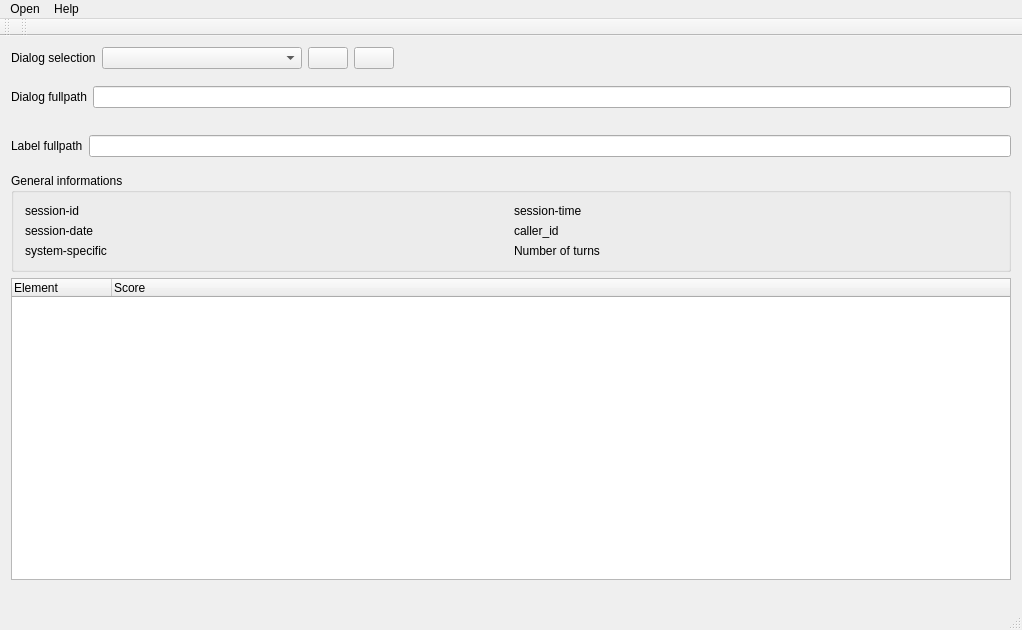
<?xml version="1.0" encoding="UTF-8"?>
<ui version="4.0">
 <class>MainWindow</class>
 <widget class="QMainWindow" name="MainWindow">
  <property name="geometry">
   <rect>
    <x>0</x>
    <y>0</y>
    <width>1022</width>
    <height>630</height>
   </rect>
  </property>
  <property name="windowTitle">
   <string>Dialog State Tracker JSON viewer</string>
  </property>
  <widget class="QWidget" name="centralWidget">
   <layout class="QVBoxLayout" name="verticalLayout_2">
    <item>
     <layout class="QVBoxLayout" name="verticalLayout">
      <property name="bottomMargin">
       <number>17</number>
      </property>
      <item>
       <layout class="QHBoxLayout" name="horizontalLayout">
        <item>
         <widget class="QLabel" name="label">
          <property name="text">
           <string>Dialog selection</string>
          </property>
         </widget>
        </item>
        <item>
         <widget class="QComboBox" name="dialog_combBox">
          <property name="minimumSize">
           <size>
            <width>200</width>
            <height>0</height>
           </size>
          </property>
         </widget>
        </item>
        <item>
         <widget class="QPushButton" name="dialog_prevButton">
          <property name="text">
           <string/>
          </property>
          <property name="icon">
           <iconset resource="ressource.qrc">
            <normaloff>:/Button-Previous-icon.png</normaloff>:/Button-Previous-icon.png</iconset>
          </property>
         </widget>
        </item>
        <item>
         <widget class="QPushButton" name="dialog_nextButton">
          <property name="text">
           <string/>
          </property>
          <property name="icon">
           <iconset resource="ressource.qrc">
            <normaloff>:/Button-Next-icon.png</normaloff>:/Button-Next-icon.png</iconset>
          </property>
         </widget>
        </item>
        <item>
         <spacer name="horizontalSpacer">
          <property name="orientation">
           <enum>Qt::Horizontal</enum>
          </property>
          <property name="sizeHint" stdset="0">
           <size>
            <width>40</width>
            <height>20</height>
           </size>
          </property>
         </spacer>
        </item>
       </layout>
      </item>
      <item>
       <layout class="QHBoxLayout" name="horizontalLayout_2">
        <property name="topMargin">
         <number>11</number>
        </property>
        <property name="bottomMargin">
         <number>11</number>
        </property>
        <item>
         <widget class="QLabel" name="label_8">
          <property name="text">
           <string>Dialog fullpath</string>
          </property>
         </widget>
        </item>
        <item>
         <widget class="QLineEdit" name="dialog_fullpath">
          <property name="readOnly">
           <bool>true</bool>
          </property>
         </widget>
        </item>
       </layout>
      </item>
      <item>
       <layout class="QHBoxLayout" name="horizontalLayout_3">
        <property name="topMargin">
         <number>10</number>
        </property>
        <property name="bottomMargin">
         <number>10</number>
        </property>
        <item>
         <widget class="QLabel" name="label_9">
          <property name="text">
           <string>Label fullpath</string>
          </property>
         </widget>
        </item>
        <item>
         <widget class="QLineEdit" name="labels_fullpath">
          <property name="readOnly">
           <bool>true</bool>
          </property>
         </widget>
        </item>
       </layout>
      </item>
      <item>
       <widget class="QGroupBox" name="groupBox">
        <property name="title">
         <string>General informations</string>
        </property>
        <layout class="QGridLayout" name="gridLayout_2">
         <item row="0" column="0">
          <layout class="QGridLayout" name="gridLayout">
           <item row="0" column="0">
            <widget class="QLabel" name="label_2">
             <property name="text">
              <string>session-id</string>
             </property>
            </widget>
           </item>
           <item row="1" column="1">
            <widget class="QLabel" name="session_date_label">
             <property name="text">
              <string/>
             </property>
            </widget>
           </item>
           <item row="0" column="1">
            <widget class="QLabel" name="sessions_id_label">
             <property name="text">
              <string/>
             </property>
            </widget>
           </item>
           <item row="0" column="3">
            <widget class="QLabel" name="session_time_label">
             <property name="text">
              <string/>
             </property>
            </widget>
           </item>
           <item row="0" column="2">
            <widget class="QLabel" name="label_3">
             <property name="text">
              <string>session-time</string>
             </property>
            </widget>
           </item>
           <item row="1" column="3">
            <widget class="QLabel" name="caller_id_label">
             <property name="text">
              <string/>
             </property>
            </widget>
           </item>
           <item row="1" column="2">
            <widget class="QLabel" name="label_5">
             <property name="text">
              <string>caller_id</string>
             </property>
            </widget>
           </item>
           <item row="1" column="0">
            <widget class="QLabel" name="label_4">
             <property name="text">
              <string>session-date</string>
             </property>
            </widget>
           </item>
           <item row="2" column="0">
            <widget class="QLabel" name="label_6">
             <property name="text">
              <string>system-specific</string>
             </property>
            </widget>
           </item>
           <item row="2" column="1">
            <widget class="QLabel" name="system_specific_label">
             <property name="text">
              <string/>
             </property>
            </widget>
           </item>
           <item row="2" column="2">
            <widget class="QLabel" name="label_7">
             <property name="text">
              <string>Number of turns</string>
             </property>
            </widget>
           </item>
           <item row="2" column="3">
            <widget class="QLabel" name="number_of_turns_label">
             <property name="text">
              <string/>
             </property>
            </widget>
           </item>
          </layout>
         </item>
        </layout>
       </widget>
      </item>
      <item>
       <widget class="QTreeWidget" name="dialog_tree_view">
        <column>
         <property name="text">
          <string>Element</string>
         </property>
        </column>
        <column>
         <property name="text">
          <string>Score</string>
         </property>
        </column>
       </widget>
      </item>
     </layout>
    </item>
   </layout>
  </widget>
  <widget class="QMenuBar" name="menuBar">
   <property name="geometry">
    <rect>
     <x>0</x>
     <y>0</y>
     <width>1022</width>
     <height>25</height>
    </rect>
   </property>
   <widget class="QMenu" name="menuFile">
    <property name="title">
     <string>Open</string>
    </property>
    <addaction name="actionOpen_ontology"/>
    <addaction name="actionOpen_dialogs"/>
    <addaction name="actionOpen_tracker_output"/>
    <addaction name="actionQuit"/>
   </widget>
   <widget class="QMenu" name="menuHelp">
    <property name="title">
     <string>Help</string>
    </property>
    <addaction name="actionManual"/>
   </widget>
   <addaction name="menuFile"/>
   <addaction name="menuHelp"/>
  </widget>
  <widget class="QToolBar" name="mainToolBar">
   <attribute name="toolBarArea">
    <enum>TopToolBarArea</enum>
   </attribute>
   <attribute name="toolBarBreak">
    <bool>false</bool>
   </attribute>
  </widget>
  <widget class="QStatusBar" name="statusBar"/>
  <widget class="QToolBar" name="toolBar">
   <property name="windowTitle">
    <string>toolBar</string>
   </property>
   <attribute name="toolBarArea">
    <enum>TopToolBarArea</enum>
   </attribute>
   <attribute name="toolBarBreak">
    <bool>false</bool>
   </attribute>
  </widget>
  <action name="actionOpen_ontology">
   <property name="text">
    <string>Open ontology</string>
   </property>
  </action>
  <action name="actionOpen_dialogs">
   <property name="text">
    <string>Open dialog file list</string>
   </property>
  </action>
  <action name="actionOpen_tracker_output">
   <property name="text">
    <string>Open tracker output</string>
   </property>
  </action>
  <action name="actionManual">
   <property name="text">
    <string>Manual</string>
   </property>
  </action>
  <action name="actionQuit">
   <property name="text">
    <string>Quit</string>
   </property>
  </action>
 </widget>
 <layoutdefault spacing="6" margin="11"/>
 <resources>
  <include location="ressource.qrc"/>
 </resources>
 <connections/>
</ui>
